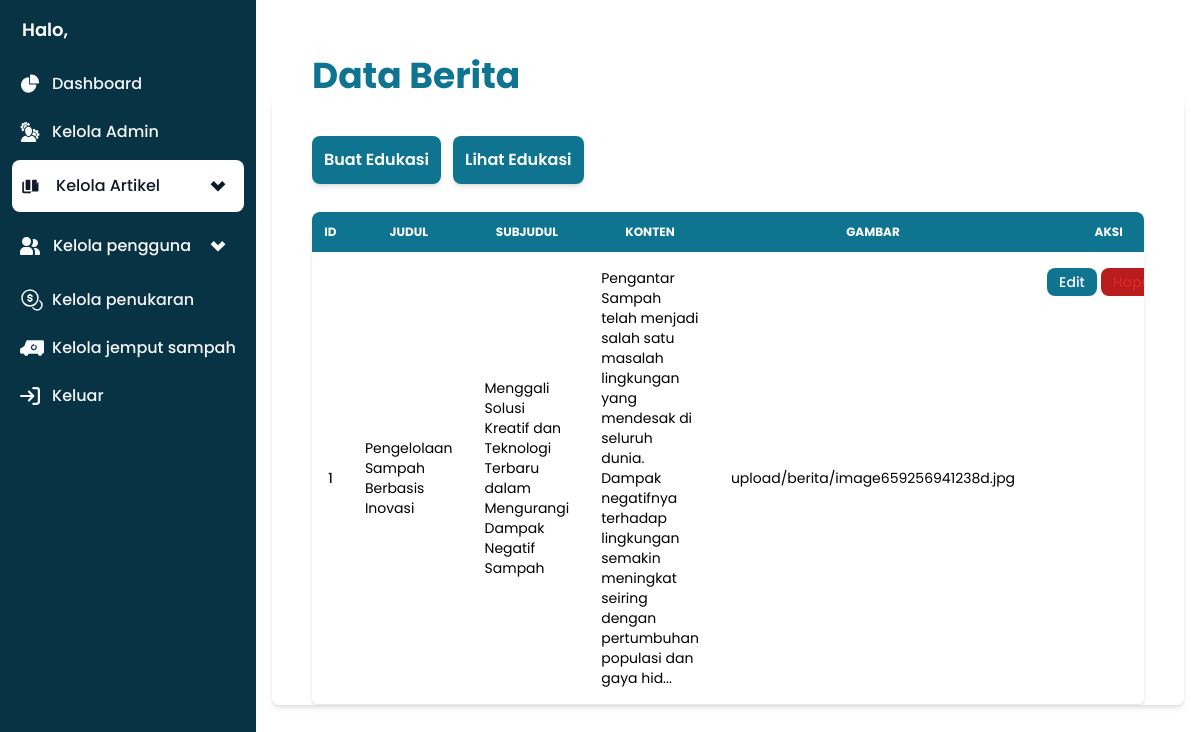
Screenshot of /hasil-pencarian-berita.php?keyword=Pengelolaan Sampah Berbasis Inovasi with the database file from the repository.
### tables this page shows
CREATE TABLE `berita` (
  `id_berita` bigint(20) NOT NULL,
  `title` varchar(255) NOT NULL,
  `subtitle` varchar(255) NOT NULL,
  `content` longtext NOT NULL,
  `image` varchar(255) NOT NULL,
  `created_at` timestamp NOT NULL DEFAULT current_timestamp(),
  `updated_at` timestamp NOT NULL DEFAULT current_timestamp()
);

### include/Database.php (called while the page is built, shortened)
<?php
class Database
{
    private $host = "localhost";
    private $username = "root";
    private $password = "";
    private $dbname = "ass3";
    private $port = "3306";
    public function __construct()
    {
        $this->conn = new mysqli($this->host, $this->username, $this->password, $this->dbname, $this->port);
    }
}
?>

### include/Post.php (called while the page is built, shortened)
<?php
require_once "Database.php";
class Berita extends Database
{
    public function searchBerita($keyword)
    {
        $keyword = $this->conn->real_escape_string($keyword);
        $query = "SELECT * FROM berita WHERE title LIKE '%$keyword%' OR subtitle LIKE '%$keyword%' OR content LIKE '%$keyword%' ";
        $result = $this->conn->query($query);
        $searchResults = [];
        if ($result && $result->num_rows > 0) {
            while ($row = $result->fetch_object()) {
                $searchResults[] = $row;
            }
        }
        return $searchResults;
    }
}
?>

### hasil-pencarian-berita.php (the view, shortened to what this page needs)
<?php
require_once dirname(__FILE__) . "/include/post.php";
$berita = new Berita();
if (isset($_GET['keyword']) && !empty($_GET['keyword'])) {
    $keyword = $_GET['keyword'];
    $searchResult = $berita->searchBerita($keyword);
} else {
    echo "Data Tidak Ditemukan";
}
?>
<!DOCTYPE html>
<html lang="en">
<head>
    <script src="https://cdn.tailwindcss.com"></script>
    <link href="https://cdnjs.cloudflare.com/ajax/libs/flowbite/2.2.0/flowbite.min.css" rel="stylesheet" />
</head>
<body>
    <aside id="logo-sidebar"
        class="fixed top-0 left-0 z-40 w-64 h-screen transition-transform -translate-x-full sm:translate-x-0"
        aria-label="Sidebar">
        <div class="h-full px-3 py-4 overflow-y-auto bg-cyan-950">
            <a href="https://flowbite.com/" class="flex items-center ps-2.5 mb-5">
                <span class="self-center text-lg font-semibold whitespace-nowrap text-white">Halo,
                </span>
            </a>
            <ul class="space-y-2 font-medium">
                <li>
                    <a href="home-admin.php"
                        class="flex items-center p-2 text-gray-900 rounded-lg group hover:bg-gray-100">
                        <span class="ms-3 text-gray-100 group-hover:text-gray-900">Dashboard</span>
                    </a>
                </li>
                <li id="kelola-admin">
                    <a href="kelola-admin.php"
                        class="flex items-center p-2 text-gray-900 rounded-lg group hover:bg-gray-100">
                        <span class="flex-1 ms-3 text-gray-100 group-hover:text-gray-900">Kelola Admin</span>
                    </a>
                </li>
                <li>
                    <button class="w-full flex items-center p-2 text-gray-900 rounded-lg bg-white group"
                        data-dropdown-toggle="dropdown-artikel">
                        <span class="flex-1 ms-2 text-gray-900 text-left">Kelola
                            Artikel</span>
                        <svg class="flex-shrink-0 w-9 h-9 text-gray-900 transition duration-75 "
                            viewBox="0 0 24 24" xmlns="http://www.w3.org/2000/svg">
                    </button>
                </li>
                <li>
                    <button class="w-full flex items-center p-2 text-gray-900 rounded-lg hover:bg-gray-100 group"
                        data-dropdown-toggle="dropdown">
                        <span class="flex-1 ms-1 text-gray-50 group-hover:text-gray-900">Kelola pengguna</span>
                    </button>
                </li>
                <li>
                    <a href="#" class="flex items-center p-2 text-gray-900 rounded-lg hover:bg-gray-100 group">
                        <span class="flex-1 ms-2 text-gray-100 group-hover:text-gray-900">Kelola penukaran</span>
                    </a>
                </li>
                <li>
                    <a href="#" class="flex items-center p-2 text-gray-900 rounded-lg hover:bg-gray-100 group">
                        <span class="flex-1 ms-2 text-gray-100 group-hover:text-gray-900">Kelola jemput sampah</span>
                    </a>
                </li>
                <li>
                    <a href="login-admin.php"
                        class="flex items-center p-2 text-gray-900 rounded-lg hover:bg-gray-100 group">
                        <span class="flex-1 ms-3 text-gray-100 group-hover:text-gray-900">Keluar</span>
                    </a>
                </li>
            </ul>
        </div>
    </aside>
    <div class="p-4 sm:ml-64">
        <h1 class="text-cyan-700 font-bold text-4xl pt-10 pl-10">Data Berita</h1>
        <div class="container ">
            <div class=" container relative overflow-x-auto shadow-md sm:rounded-lg">
                <div class="mb-5 flex">
                        <a class=" bg-cyan-700 text-white font-semibold p-3 rounded-lg ml-10 shadow-md hover:bg-cyan-600 mb-2 mt-10" href="buat-post.php">Buat Edukasi</a>
                        <a class=" bg-cyan-700 text-white font-semibold p-3 rounded-lg ml-3 shadow-md hover:bg-cyan-600 mb-2 mt-10" href="edukasi.php">Lihat Edukasi</a>
                </div>
                <div class="mx-10 overflow-x-auto shadow-md sm:rounded-lg">
                    <table class="w-full text-sm text-left rtl:text-right text-black rounded-l shadow-lg">
                        <thead class="text-xs text-white uppercase bg-cyan-700">
                            <tr>
                                <th scope="col" class="px-3 py-3 text-center">Id</th>
                                <th scope="col" class="py-3 text-center">Judul</th>
                                <th scope="col" class="px-4 py-3 max-w-sm text-center">Subjudul</th>
                                <th scope="col" class="px-4 py-3 max-w-md text-center">Konten</th>
                                <th scope="col" class="text-center py-3">Gambar</th>
                                <th scope="col" class="text-center py-3">Aksi</th>
                            </tr>
                        </thead>
                        <?php foreach ($searchResult as $data): ?>
                            <tbody>
                                <tr class="bg-white border-b text-black">
                                    <th scope="row" class="px-4 py-4 font-medium text-gray-900 whitespace-nowrap">
                                        <?= $data->id_berita ?>
                                    </th>
                                    <td class="px-4 py-4 text-left">
                                        <?= $data->title ?>
                                    </td>
                                    <td class="px-4 max-w-sm py-4 text-left">
                                        <?= $data->subtitle ?>
                                    </td>
                                    <td class="px-4 max-w-md py-4 text-left">
                                        <?= substr($data->content, 0, 200) . (strlen($data->content) > 200 ? '...' : '') ?>
                                    </td>
                                    <td class="px-4 py-4">
                                        <?= $data->image ?>
                                    </td>
                                    <td class="flex px-4 py-4">
                                        <a href="edit-post.php?id=<?= $data->id_berita ?>" class="font-medium text-white hover:underline bg-cyan-700 px-3 py-1 rounded-lg">Edit</a>
                                        <a href="hapus-post.php?id=<?= $data->id_berita ?>" class="font-medium text-red-600 dark:text-white hover:underline ms-1 bg-red-700 px-3 py-1 rounded-lg">Hapus</a>
                                    </td>
                                </tr>
                            </tbody>
                        <?php endforeach; ?>
                    </table>
                </div>
            </div>
    </div>
</body>
</html>

### hasil-pencarian-berita.php (style rules this page uses)
* { font-family: 'Poppins', sans-serif; }

### rows the page displays
berita: id_berita "1", title "Pengelolaan Sampah Berbasis Inovasi", subtitle "Menggali Solusi Kreatif dan Teknologi Terbaru dalam Mengurangi Dampak Negatif Sampah", content "Pengantar Sampah telah menjadi salah satu masalah lingkungan yang mendesak di seluruh dunia. Dampak negatifnya terhadap lingkungan semakin meningkat seiring dengan pertumbuhan populasi dan gaya hid", image "upload/berita/image659256941238d.jpg"
